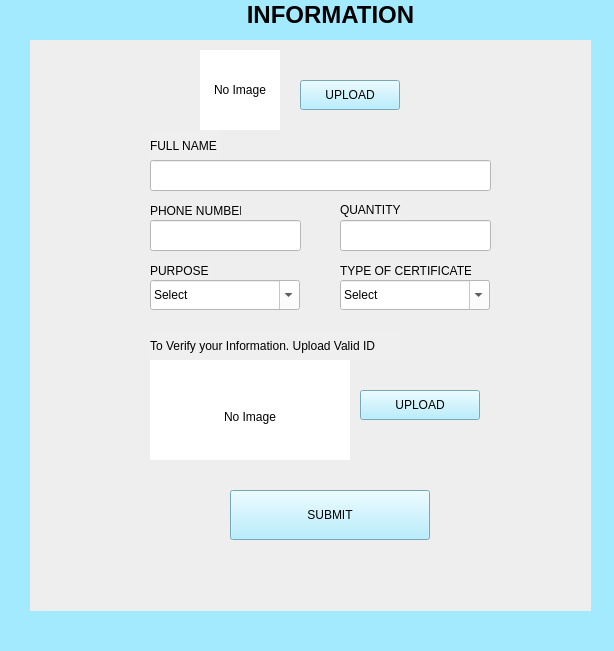
<?xml version="1.0" encoding="UTF-8"?>
<ui version="4.0">
 <class>MainWindow</class>
 <widget class="QMainWindow" name="MainWindow">
  <property name="geometry">
   <rect>
    <x>0</x>
    <y>0</y>
    <width>614</width>
    <height>651</height>
   </rect>
  </property>
  <property name="windowTitle">
   <string>MainWindow</string>
  </property>
  <property name="styleSheet">
   <string notr="true">background-color: rgb(164, 234, 255);
</string>
  </property>
  <widget class="QWidget" name="centralwidget">
   <widget class="QLabel" name="label">
    <property name="geometry">
     <rect>
      <x>140</x>
      <y>0</y>
      <width>381</width>
      <height>31</height>
     </rect>
    </property>
    <property name="text">
     <string>&lt;html&gt;&lt;head/&gt;&lt;body&gt;&lt;p align=&quot;center&quot;&gt;&lt;span style=&quot; font-size:18pt; font-weight:700;&quot;&gt;INFORMATION&lt;/span&gt;&lt;/p&gt;&lt;/body&gt;&lt;/html&gt;</string>
    </property>
   </widget>
   <widget class="QLabel" name="label_2">
    <property name="geometry">
     <rect>
      <x>150</x>
      <y>130</y>
      <width>71</width>
      <height>31</height>
     </rect>
    </property>
    <property name="styleSheet">
     <string notr="true">background-color: rgb(239, 239, 239);
</string>
    </property>
    <property name="text">
     <string>FULL NAME</string>
    </property>
   </widget>
   <widget class="QLineEdit" name="lineEdit">
    <property name="geometry">
     <rect>
      <x>150</x>
      <y>160</y>
      <width>341</width>
      <height>31</height>
     </rect>
    </property>
    <property name="styleSheet">
     <string notr="true">background-color: rgb(255, 255, 255);</string>
    </property>
   </widget>
   <widget class="QLabel" name="label_6">
    <property name="geometry">
     <rect>
      <x>150</x>
      <y>200</y>
      <width>91</width>
      <height>21</height>
     </rect>
    </property>
    <property name="styleSheet">
     <string notr="true">background-color: rgb(239, 239, 239);
</string>
    </property>
    <property name="text">
     <string>PHONE NUMBER</string>
    </property>
   </widget>
   <widget class="QLineEdit" name="lineEdit_5">
    <property name="geometry">
     <rect>
      <x>150</x>
      <y>220</y>
      <width>151</width>
      <height>31</height>
     </rect>
    </property>
    <property name="styleSheet">
     <string notr="true">background-color: rgb(255, 255, 255);</string>
    </property>
   </widget>
   <widget class="QLabel" name="label_7">
    <property name="geometry">
     <rect>
      <x>150</x>
      <y>260</y>
      <width>61</width>
      <height>21</height>
     </rect>
    </property>
    <property name="styleSheet">
     <string notr="true">background-color: rgb(239, 239, 239);
</string>
    </property>
    <property name="text">
     <string>PURPOSE</string>
    </property>
   </widget>
   <widget class="QComboBox" name="comboBox">
    <property name="geometry">
     <rect>
      <x>150</x>
      <y>280</y>
      <width>150</width>
      <height>30</height>
     </rect>
    </property>
    <property name="minimumSize">
     <size>
      <width>150</width>
      <height>30</height>
     </size>
    </property>
    <property name="maximumSize">
     <size>
      <width>150</width>
      <height>30</height>
     </size>
    </property>
    <property name="styleSheet">
     <string notr="true">background-color: rgb(255, 255, 255);</string>
    </property>
    <property name="editable">
     <bool>true</bool>
    </property>
    <item>
     <property name="text">
      <string>Select</string>
     </property>
    </item>
    <item>
     <property name="text">
      <string>Scholarship</string>
     </property>
    </item>
    <item>
     <property name="text">
      <string>Employment</string>
     </property>
    </item>
   </widget>
   <widget class="QLabel" name="label_8">
    <property name="geometry">
     <rect>
      <x>30</x>
      <y>40</y>
      <width>561</width>
      <height>571</height>
     </rect>
    </property>
    <property name="styleSheet">
     <string notr="true">background-color: rgb(238, 238, 238);</string>
    </property>
    <property name="text">
     <string/>
    </property>
   </widget>
   <widget class="QPushButton" name="pushButton">
    <property name="geometry">
     <rect>
      <x>230</x>
      <y>490</y>
      <width>200</width>
      <height>50</height>
     </rect>
    </property>
    <property name="minimumSize">
     <size>
      <width>200</width>
      <height>50</height>
     </size>
    </property>
    <property name="maximumSize">
     <size>
      <width>200</width>
      <height>50</height>
     </size>
    </property>
    <property name="styleSheet">
     <string notr="true">background-color: rgb(164, 234, 255);
font: 700 14pt &quot;Bahnschrift&quot;;
</string>
    </property>
    <property name="text">
     <string>SUBMIT</string>
    </property>
    <property name="checkable">
     <bool>true</bool>
    </property>
   </widget>
   <widget class="QLabel" name="label_10">
    <property name="geometry">
     <rect>
      <x>340</x>
      <y>260</y>
      <width>131</width>
      <height>21</height>
     </rect>
    </property>
    <property name="styleSheet">
     <string notr="true">background-color: rgb(239, 239, 239);
</string>
    </property>
    <property name="text">
     <string>TYPE OF CERTIFICATE</string>
    </property>
   </widget>
   <widget class="QComboBox" name="comboBox_3">
    <property name="geometry">
     <rect>
      <x>340</x>
      <y>280</y>
      <width>150</width>
      <height>30</height>
     </rect>
    </property>
    <property name="minimumSize">
     <size>
      <width>150</width>
      <height>30</height>
     </size>
    </property>
    <property name="maximumSize">
     <size>
      <width>130</width>
      <height>30</height>
     </size>
    </property>
    <property name="styleSheet">
     <string notr="true">background-color: rgb(255, 255, 255);</string>
    </property>
    <property name="editable">
     <bool>true</bool>
    </property>
    <item>
     <property name="text">
      <string>Select</string>
     </property>
    </item>
    <item>
     <property name="text">
      <string>Barangay ID</string>
     </property>
    </item>
   </widget>
   <widget class="QLabel" name="label_11">
    <property name="geometry">
     <rect>
      <x>150</x>
      <y>330</y>
      <width>250</width>
      <height>31</height>
     </rect>
    </property>
    <property name="minimumSize">
     <size>
      <width>250</width>
      <height>0</height>
     </size>
    </property>
    <property name="maximumSize">
     <size>
      <width>250</width>
      <height>16777215</height>
     </size>
    </property>
    <property name="styleSheet">
     <string notr="true">background-color: rgb(239, 239, 239);
</string>
    </property>
    <property name="text">
     <string>To Verify your Information. Upload Valid ID</string>
    </property>
   </widget>
   <widget class="QLabel" name="label_12">
    <property name="geometry">
     <rect>
      <x>150</x>
      <y>360</y>
      <width>200</width>
      <height>100</height>
     </rect>
    </property>
    <property name="minimumSize">
     <size>
      <width>200</width>
      <height>100</height>
     </size>
    </property>
    <property name="maximumSize">
     <size>
      <width>100</width>
      <height>30</height>
     </size>
    </property>
    <property name="styleSheet">
     <string notr="true">background-color: rgb(239, 239, 239);
background-color: rgb(255, 255, 255);
</string>
    </property>
    <property name="frameShape">
     <enum>QFrame::NoFrame</enum>
    </property>
    <property name="text">
     <string>&lt;html&gt;&lt;head/&gt;&lt;body&gt;&lt;p align=&quot;center&quot;&gt;&lt;br/&gt;No Image&lt;/p&gt;&lt;/body&gt;&lt;/html&gt;</string>
    </property>
    <property name="wordWrap">
     <bool>true</bool>
    </property>
   </widget>
   <widget class="QPushButton" name="pushButton_2">
    <property name="geometry">
     <rect>
      <x>300</x>
      <y>80</y>
      <width>100</width>
      <height>30</height>
     </rect>
    </property>
    <property name="minimumSize">
     <size>
      <width>100</width>
      <height>30</height>
     </size>
    </property>
    <property name="maximumSize">
     <size>
      <width>100</width>
      <height>30</height>
     </size>
    </property>
    <property name="styleSheet">
     <string notr="true">background-color: rgb(164, 234, 255);

font: 700 12pt &quot;Bahnschrift&quot;;
</string>
    </property>
    <property name="text">
     <string>UPLOAD</string>
    </property>
    <property name="checkable">
     <bool>true</bool>
    </property>
   </widget>
   <widget class="QLabel" name="label_13">
    <property name="geometry">
     <rect>
      <x>-2</x>
      <y>-40</y>
      <width>611</width>
      <height>591</height>
     </rect>
    </property>
    <property name="text">
     <string/>
    </property>
   </widget>
   <widget class="QLabel" name="label_9">
    <property name="geometry">
     <rect>
      <x>340</x>
      <y>200</y>
      <width>61</width>
      <height>20</height>
     </rect>
    </property>
    <property name="styleSheet">
     <string notr="true">background-color: rgb(239, 239, 239);</string>
    </property>
    <property name="text">
     <string>QUANTITY</string>
    </property>
   </widget>
   <widget class="QLineEdit" name="lineEdit_6">
    <property name="geometry">
     <rect>
      <x>340</x>
      <y>220</y>
      <width>151</width>
      <height>31</height>
     </rect>
    </property>
    <property name="styleSheet">
     <string notr="true">background-color: rgb(255, 255, 255);</string>
    </property>
   </widget>
   <widget class="QLabel" name="label_14">
    <property name="geometry">
     <rect>
      <x>200</x>
      <y>50</y>
      <width>80</width>
      <height>80</height>
     </rect>
    </property>
    <property name="minimumSize">
     <size>
      <width>80</width>
      <height>80</height>
     </size>
    </property>
    <property name="maximumSize">
     <size>
      <width>80</width>
      <height>30</height>
     </size>
    </property>
    <property name="styleSheet">
     <string notr="true">background-color: rgb(239, 239, 239);
background-color: rgb(255, 255, 255);
</string>
    </property>
    <property name="frameShape">
     <enum>QFrame::NoFrame</enum>
    </property>
    <property name="text">
     <string>&lt;html&gt;&lt;head/&gt;&lt;body&gt;&lt;p align=&quot;center&quot;&gt;No Image&lt;/p&gt;&lt;/body&gt;&lt;/html&gt;</string>
    </property>
    <property name="wordWrap">
     <bool>true</bool>
    </property>
   </widget>
   <widget class="QPushButton" name="pushButton_3">
    <property name="geometry">
     <rect>
      <x>360</x>
      <y>390</y>
      <width>120</width>
      <height>30</height>
     </rect>
    </property>
    <property name="minimumSize">
     <size>
      <width>120</width>
      <height>30</height>
     </size>
    </property>
    <property name="maximumSize">
     <size>
      <width>120</width>
      <height>30</height>
     </size>
    </property>
    <property name="styleSheet">
     <string notr="true">background-color: rgb(164, 234, 255);

font: 700 12pt &quot;Bahnschrift&quot;;
</string>
    </property>
    <property name="text">
     <string>UPLOAD</string>
    </property>
    <property name="checkable">
     <bool>true</bool>
    </property>
   </widget>
   <zorder>label_13</zorder>
   <zorder>label</zorder>
   <zorder>label_8</zorder>
   <zorder>label_2</zorder>
   <zorder>lineEdit</zorder>
   <zorder>label_6</zorder>
   <zorder>lineEdit_5</zorder>
   <zorder>label_7</zorder>
   <zorder>comboBox</zorder>
   <zorder>pushButton</zorder>
   <zorder>label_10</zorder>
   <zorder>comboBox_3</zorder>
   <zorder>label_11</zorder>
   <zorder>label_12</zorder>
   <zorder>pushButton_2</zorder>
   <zorder>label_9</zorder>
   <zorder>lineEdit_6</zorder>
   <zorder>label_14</zorder>
   <zorder>pushButton_3</zorder>
  </widget>
  <widget class="QMenuBar" name="menubar">
   <property name="geometry">
    <rect>
     <x>0</x>
     <y>0</y>
     <width>614</width>
     <height>26</height>
    </rect>
   </property>
  </widget>
  <widget class="QStatusBar" name="statusbar"/>
 </widget>
 <resources/>
 <connections/>
</ui>
